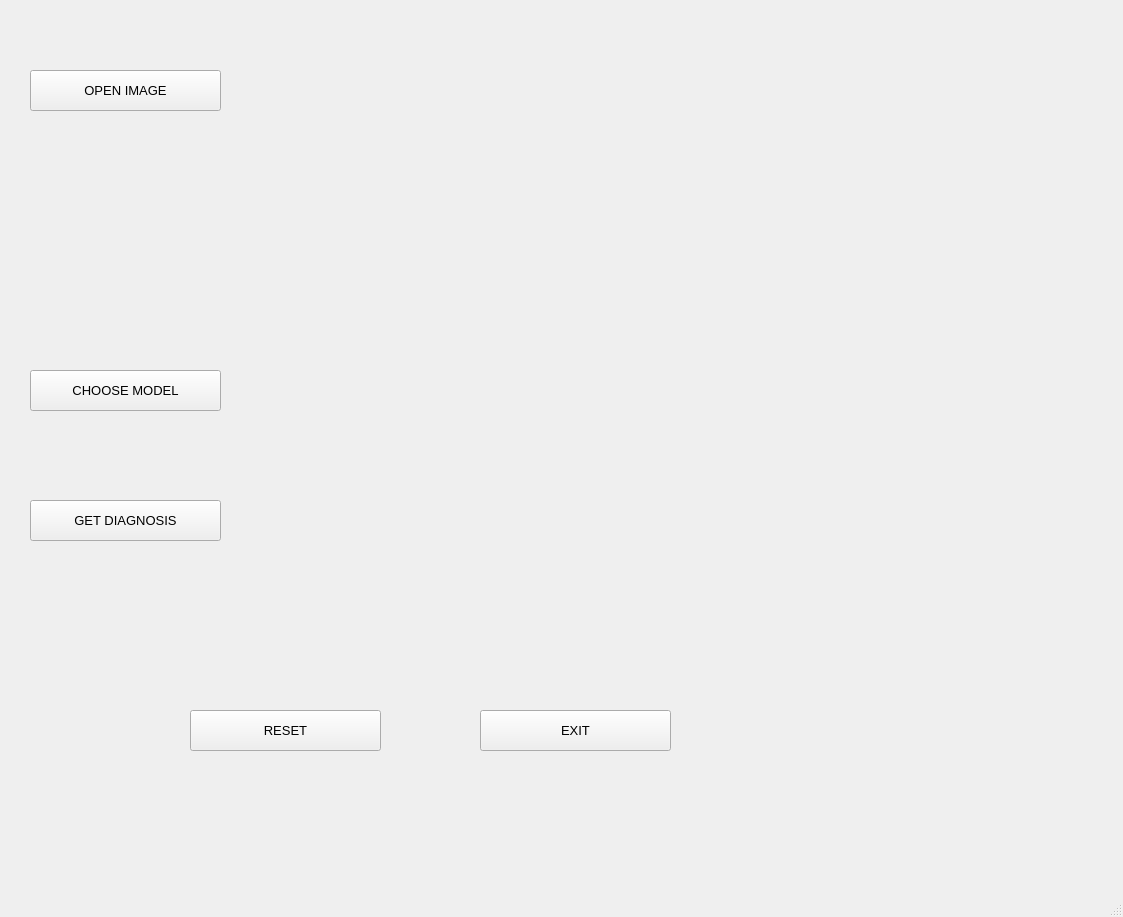
<?xml version="1.0" encoding="UTF-8"?>
<ui version="4.0">
 <class>MainWindow</class>
 <widget class="QMainWindow" name="MainWindow">
  <property name="geometry">
   <rect>
    <x>0</x>
    <y>0</y>
    <width>1123</width>
    <height>917</height>
   </rect>
  </property>
  <property name="windowTitle">
   <string>MainWindow</string>
  </property>
  <widget class="QWidget" name="centralwidget">
   <widget class="QPushButton" name="pushButton">
    <property name="geometry">
     <rect>
      <x>30</x>
      <y>70</y>
      <width>191</width>
      <height>41</height>
     </rect>
    </property>
    <property name="font">
     <font>
      <pointsize>10</pointsize>
     </font>
    </property>
    <property name="text">
     <string>OPEN IMAGE</string>
    </property>
   </widget>
   <widget class="QPushButton" name="pushButton_2">
    <property name="geometry">
     <rect>
      <x>30</x>
      <y>370</y>
      <width>191</width>
      <height>41</height>
     </rect>
    </property>
    <property name="font">
     <font>
      <pointsize>10</pointsize>
     </font>
    </property>
    <property name="text">
     <string>CHOOSE MODEL</string>
    </property>
   </widget>
   <widget class="QPushButton" name="pushButton_3">
    <property name="geometry">
     <rect>
      <x>30</x>
      <y>500</y>
      <width>191</width>
      <height>41</height>
     </rect>
    </property>
    <property name="font">
     <font>
      <pointsize>10</pointsize>
     </font>
    </property>
    <property name="text">
     <string>GET DIAGNOSIS</string>
    </property>
   </widget>
   <widget class="QLabel" name="label">
    <property name="geometry">
     <rect>
      <x>290</x>
      <y>500</y>
      <width>491</width>
      <height>41</height>
     </rect>
    </property>
    <property name="font">
     <font>
      <pointsize>20</pointsize>
     </font>
    </property>
    <property name="text">
     <string/>
    </property>
    <property name="alignment">
     <set>Qt::AlignCenter</set>
    </property>
   </widget>
   <widget class="QLabel" name="label_2">
    <property name="geometry">
     <rect>
      <x>290</x>
      <y>70</y>
      <width>491</width>
      <height>371</height>
     </rect>
    </property>
    <property name="text">
     <string/>
    </property>
   </widget>
   <widget class="QPushButton" name="pushButton_4">
    <property name="geometry">
     <rect>
      <x>190</x>
      <y>710</y>
      <width>191</width>
      <height>41</height>
     </rect>
    </property>
    <property name="font">
     <font>
      <pointsize>10</pointsize>
     </font>
    </property>
    <property name="text">
     <string>RESET</string>
    </property>
   </widget>
   <widget class="QPushButton" name="pushButton_5">
    <property name="geometry">
     <rect>
      <x>480</x>
      <y>710</y>
      <width>191</width>
      <height>41</height>
     </rect>
    </property>
    <property name="font">
     <font>
      <pointsize>10</pointsize>
     </font>
    </property>
    <property name="text">
     <string>EXIT</string>
    </property>
   </widget>
  </widget>
  <widget class="QMenuBar" name="menubar">
   <property name="geometry">
    <rect>
     <x>0</x>
     <y>0</y>
     <width>1123</width>
     <height>26</height>
    </rect>
   </property>
  </widget>
  <widget class="QStatusBar" name="statusbar"/>
 </widget>
 <resources/>
 <connections/>
</ui>
